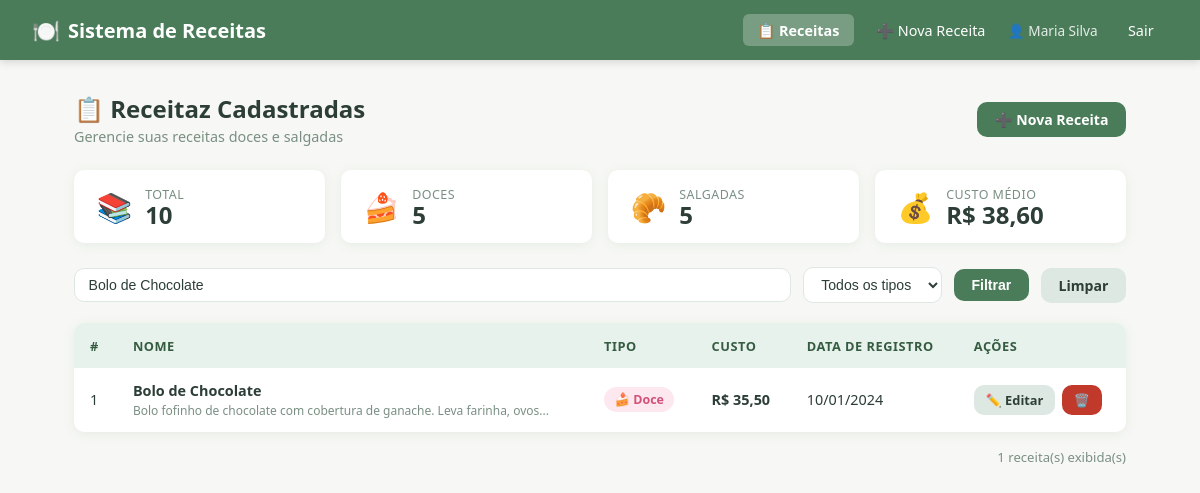
The page /index.php?busca=Bolo de Chocolate (signed in) on the database its author committed.
### tables this page shows
CREATE TABLE IF NOT EXISTS receita (
    id INT AUTO_INCREMENT PRIMARY KEY,
    nome VARCHAR(150) NOT NULL,
    descricao TEXT,
    data_registro DATE NOT NULL,
    custo DECIMAL(10,2) NOT NULL DEFAULT 0.00,
    tipo_receita ENUM('doce', 'salgada') NOT NULL,
    criado_em TIMESTAMP DEFAULT CURRENT_TIMESTAMP
);

### includes/auth.php (called while the page is built, shortened)
<?php
function nomeUsuario() {
    return $_SESSION['usuario_nome'] ?? 'Usuário';
}
?>

### index.php (the view, shortened to what this page needs)
<?php
require_once 'includes/auth.php';
$conn = conectar();
$busca = trim($_GET['busca'] ?? '');
$tipo  = $_GET['tipo'] ?? '';
$where = "WHERE 1=1";
$params = [];
$types  = '';
if ($busca) {
    $where   .= " AND (nome LIKE ? OR descricao LIKE ?)";
    $like     = "%$busca%";
    $params[] = $like;
    $params[] = $like;
    $types   .= 'ss';
}
$sql  = "SELECT * FROM receita $where ORDER BY data_registro DESC";
$stmt = $conn->prepare($sql);
if ($params) {
    $stmt->bind_param($types, ...$params);
}
$stmt->execute();
$receitas = $stmt->get_result()->fetch_all(MYSQLI_ASSOC);
$stats = $conn->query("SELECT
    COUNT(*) AS total,
    SUM(tipo_receita='doce')    AS doces,
    SUM(tipo_receita='salgada') AS salgadas,
    AVG(custo) AS custo_medio
    FROM receita")->fetch_assoc();
?>
<!DOCTYPE html>
<html lang="pt-BR">
<head>
    <link rel="stylesheet" href="assets/css/style.css">
</head>
<body>
<nav class="navbar">
    <a href="index.php" class="brand"><span>🍽️</span> Sistema de Receitas</a>
    <div class="nav-links">
        <a href="index.php" class="active">📋 Receitas</a>
        <a href="receita_form.php">➕ Nova Receita</a>
        <span class="user-info">👤 <?= htmlspecialchars(nomeUsuario()) ?></span>
        <a href="logout.php">Sair</a>
    </div>
</nav>
<div class="container">
    <div class="page-header">
        <div>
            <h1>📋 Receitaz Cadastradas</h1>
            <p>Gerencie suas receitas doces e salgadas</p>
        </div>
        <a href="receita_form.php" class="btn btn-primary">➕ Nova Receita</a>
    </div>
    <div class="stats-bar">
        <div class="stat-card">
            <div class="stat-icon">📚</div>
            <div>
                <div class="stat-label">Total</div>
                <div class="stat-value"><?= $stats['total'] ?></div>
            </div>
        </div>
        <div class="stat-card">
            <div class="stat-icon">🍰</div>
            <div>
                <div class="stat-label">Doces</div>
                <div class="stat-value"><?= $stats['doces'] ?></div>
            </div>
        </div>
        <div class="stat-card">
            <div class="stat-icon">🥐</div>
            <div>
                <div class="stat-label">Salgadas</div>
                <div class="stat-value"><?= $stats['salgadas'] ?></div>
            </div>
        </div>
        <div class="stat-card">
            <div class="stat-icon">💰</div>
            <div>
                <div class="stat-label">Custo Médio</div>
                <div class="stat-value">R$ <?= number_format($stats['custo_medio'] ?? 0, 2, ',', '.') ?></div>
            </div>
        </div>
    </div>
    <form method="GET" action="index.php">
        <div class="filters">
            <input type="text" name="busca" placeholder="🔍 Buscar por nome ou descrição..."
                   value="<?= htmlspecialchars($busca) ?>">
            <select name="tipo">
                <option value="">Todos os tipos</option>
            </select>
            <button type="submit" class="btn btn-primary">Filtrar</button>
            <?php if ($busca || $tipo): ?>
                <a href="index.php" class="btn btn-secondary">Limpar</a>
            <?php endif; ?>
        </div>
    </form>
    <div class="card">
        <?php if (empty($receitas)): ?>
            <div class="empty-state">
                <div class="icon">🍽️</div>
                <p>Nenhuma receita encontrada.</p>
            </div>
        <?php else: ?>
        <table>
            <thead>
                <tr>
                    <th>#</th>
                    <th>Nome</th>
                    <th>Tipo</th>
                    <th>Custo</th>
                    <th>Data de Registro</th>
                    <th>Ações</th>
                </tr>
            </thead>
            <tbody>
                <?php foreach ($receitas as $r): ?>
                <tr>
                    <td><?= $r['id'] ?></td>
                    <td>
                        <strong><?= htmlspecialchars($r['nome']) ?></strong>
                        <?php if ($r['descricao']): ?>
                            <br><small style="color:var(--text-muted)"><?= htmlspecialchars(mb_substr($r['descricao'], 0, 70)) ?>...</small>
                        <?php endif; ?>
                    </td>
                    <td>
                        <?php if ($r['tipo_receita'] === 'doce'): ?>
                            <span class="badge badge-doce">🍰 Doce</span>
                        <?php else: ?>
                            <span class="badge badge-salgada">🥐 Salgada</span>
                        <?php endif; ?>
                    </td>
                    <td><strong>R$ <?= number_format($r['custo'], 2, ',', '.') ?></strong></td>
                    <td><?= date('d/m/Y', strtotime($r['data_registro'])) ?></td>
                    <td>
                        <div class="td-actions">
                            <a href="receita_form.php?id=<?= $r['id'] ?>" class="btn btn-secondary btn-sm">✏️ Editar</a>
                            <a href="receita_excluir.php?id=<?= $r['id'] ?>" class="btn btn-danger btn-sm"
                               onclick="return confirm('Excluir a receita \'<?= htmlspecialchars(addslashes($r['nome'])) ?>\'?')">🗑️</a>
                        </div>
                    </td>
                </tr>
                <?php endforeach; ?>
            </tbody>
        </table>
        <?php endif; ?>
    </div>
    <p style="margin-top:1rem; font-size:0.82rem; color:var(--text-muted); text-align:right;">
        <?= count($receitas) ?> receita(s) exibida(s)
    </p>
</div>
</body>
</html>

### assets/css/style.css (style rules this page uses)
* { box-sizing: border-box; margin: 0; padding: 0; }
:root { --primary: #4A7C59; --primary-dk: #355c41; --primary-lt: #e8f2ec; --accent: #E07B39; --bg: #F7F8F5; --card: #FFFFFF; --text: #2c3e35; --text-muted: #7a8f82; --border: #dde8e2; --danger: #c0392b; --danger-lt: #fdf0ef; --sweet: #d4527a; --sweet-lt: #fde8ef; --savory: #3a7bbf; --savory-lt: #e8f1fb; --shadow: 0 2px 12px rgba(74,124,89,0.10); --radius: 10px; }
body { font-family: 'Segoe UI', Tahoma, Geneva, Verdana, sans-serif; background: var(--bg); color: var(--text); min-height: 100vh; }
.navbar { background: var(--primary); color: #fff; padding: 0 2rem; display: flex; align-items: center; justify-content: space-between; height: 60px; box-shadow: 0 2px 8px rgba(0,0,0,0.15); }
.navbar .brand { font-size: 1.25rem; font-weight: 700; display: flex; align-items: center; gap: 0.5rem; color: #fff; text-decoration: none; }
.navbar .brand span { font-size: 1.4rem; }
.navbar .nav-links { display: flex; align-items: center; gap: 0.5rem; }
.navbar .nav-links a, .navbar .nav-links button { color: #fff; text-decoration: none; padding: 0.4rem 0.9rem; border-radius: 6px; font-size: 0.9rem; border: none; background: transparent; cursor: pointer; transition: background .2s; }
.navbar .nav-links a.active { background: rgba(255,255,255,.25); font-weight: 600; }
.navbar .user-info { font-size: 0.85rem; opacity: .85; margin-right: 0.5rem; }
.container { max-width: 1100px; margin: 0 auto; padding: 2rem 1.5rem; }
.page-header { display: flex; align-items: center; justify-content: space-between; margin-bottom: 1.5rem; flex-wrap: wrap; gap: 1rem; }
.page-header h1 { font-size: 1.5rem; font-weight: 700; color: var(--text); }
.page-header p { color: var(--text-muted); font-size: 0.9rem; margin-top: 2px; }
.btn { display: inline-flex; align-items: center; gap: 0.4rem; padding: 0.5rem 1.1rem; border-radius: var(--radius); font-size: 0.88rem; font-weight: 600; border: none; cursor: pointer; text-decoration: none; transition: filter .2s, transform .1s; }
.btn-primary { background: var(--primary); color: #fff; }
.btn-danger { background: var(--danger); color: #fff; }
.btn-secondary { background: var(--border); color: var(--text); }
.btn-sm { padding: 0.35rem 0.75rem; font-size: 0.8rem; }
.card { background: var(--card); border-radius: var(--radius); box-shadow: var(--shadow); overflow: hidden; }
table { width: 100%; border-collapse: collapse; font-size: 0.9rem; }
thead th { background: var(--primary-lt); color: var(--primary-dk); font-weight: 700; padding: 0.85rem 1rem; text-align: left; font-size: 0.8rem; text-transform: uppercase; letter-spacing: .04em; }
tbody tr { border-bottom: 1px solid var(--border); transition: background .15s; }
tbody tr:last-child { border-bottom: none; }
tbody td { padding: 0.8rem 1rem; vertical-align: middle; }
.td-actions { display: flex; gap: 0.4rem; }
.badge { display: inline-flex; align-items: center; gap: 0.3rem; padding: 0.25rem 0.65rem; border-radius: 20px; font-size: 0.78rem; font-weight: 600; }
.badge-doce { background: var(--sweet-lt); color: var(--sweet); }
.stats-bar { display: flex; gap: 1rem; margin-bottom: 1.5rem; flex-wrap: wrap; }
.stat-card { background: var(--card); border-radius: var(--radius); padding: 1rem 1.4rem; box-shadow: var(--shadow); display: flex; align-items: center; gap: 0.8rem; flex: 1; min-width: 160px; }
.stat-icon { font-size: 1.8rem; }
.stat-label { font-size: 0.78rem; color: var(--text-muted); text-transform: uppercase; letter-spacing:.04em; }
.stat-value { font-size: 1.5rem; font-weight: 700; color: var(--text); line-height:1; }
.filters { display: flex; gap: 0.75rem; margin-bottom: 1.25rem; flex-wrap: wrap; align-items: center; }
.filters input, .filters select { padding: 0.5rem 0.85rem; border: 1.5px solid var(--border); border-radius: var(--radius); font-size: 0.88rem; color: var(--text); background: var(--card); outline: none; transition: border-color .2s; }
.filters input { flex: 1; min-width: 200px; }

### rows shown on the page
receita: id "1", nome "Bolo de Chocolate", descricao "Bolo fofinho de chocolate com cobertura de ganache. Leva farinha, ovos", tipo_receita "🍰 Doce", custo "35,50", data_registro "10/01/2024"

### other values the page prints
nomeUsuario() "Maria Silva"
$stats['total'] "10"
$stats['doces'] "5"
$stats['salgadas'] "5"
$stats['custo_medio'] "38,60"
count($receitas) "1"
